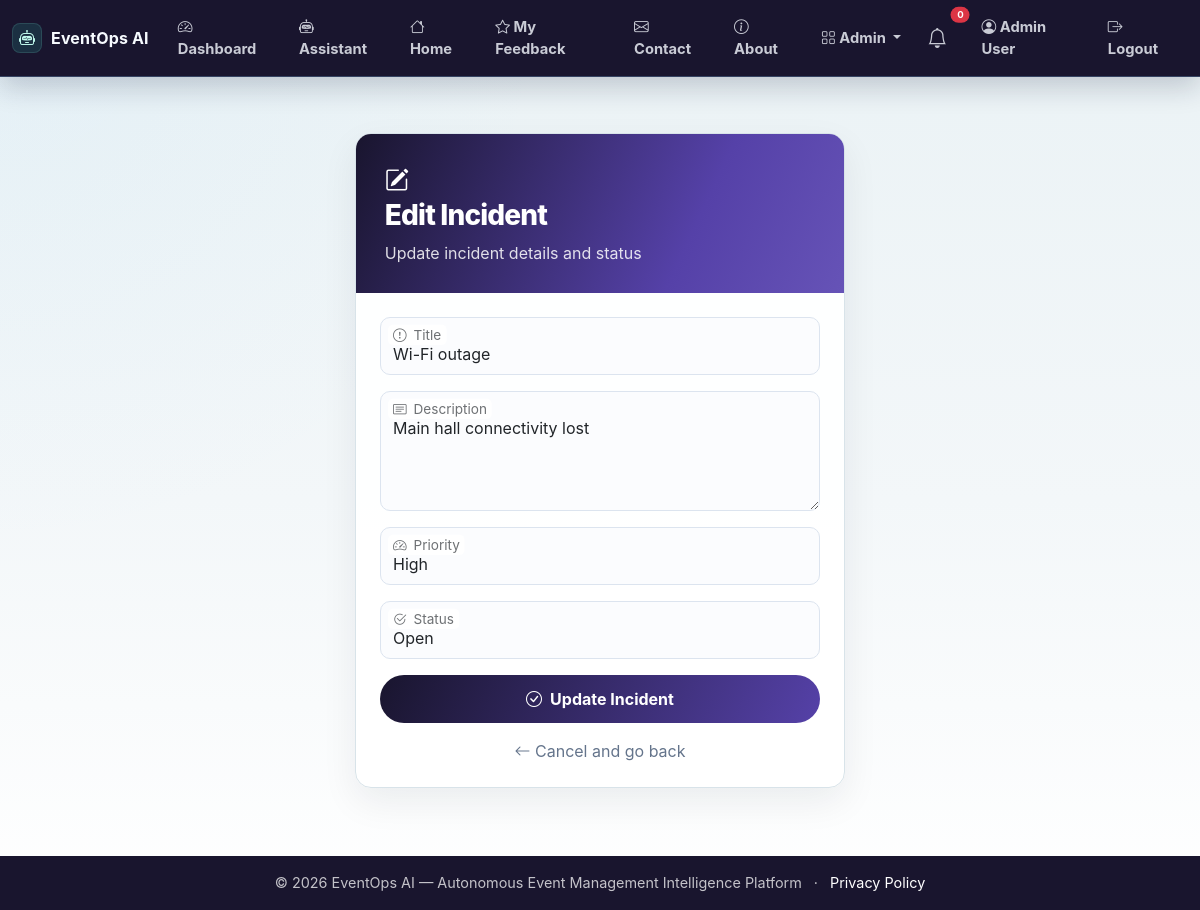
Screenshot of /admin/incidents/edit/1 (signed in) with the database file from the repository.
### app.py (models this page shows, shortened)
class User(UserMixin, db.Model):
    id = db.Column(db.Integer, primary_key=True)
    name = db.Column(db.String(100), nullable=False)
    email = db.Column(db.String(100), unique=True, nullable=False)
    password_hash = db.Column(db.String(200), nullable=False)
    role = db.Column(db.String(20), default='user')
    created_at = db.Column(db.DateTime, default=lambda: datetime.now(timezone.utc))

class Incident(db.Model):
    id = db.Column(db.Integer, primary_key=True)
    title = db.Column(db.String(200), nullable=False)
    description = db.Column(db.Text)
    priority = db.Column(db.String(20), default='medium')
    status = db.Column(db.String(20), default='open')
    reported_at = db.Column(db.DateTime, default=lambda: datetime.now(timezone.utc))
    resolved_at = db.Column(db.DateTime, nullable=True)

### app.py (the view, shortened to what this page needs)
@app.route('/admin/incidents/edit/<int:incident_id>', methods=['GET', 'POST'])
@login_required
def admin_incident_edit(incident_id):
    if current_user.role != 'admin':
        abort(403)
    inc = Incident.query.get_or_404(incident_id)
    return render_template('admin_incident_form.html', incident=inc)

### app.py (called while the page is built)
@login_manager.user_loader
def load_user(user_id):
    return User.query.get(int(user_id))

### templates/admin_incident_form.html (shortened to what this page needs)
{% extends "base.html" %}
{% block content %}
<div class="form-wrapper">
    <div class="col-md-8 col-lg-6 col-xl-5">
        <div class="card form-card">
            <div class="card-header">
                <i class="bi bi-{{ 'pencil-square' if incident else 'exclamation-triangle' }}"></i>
                <h3>{{ 'Edit' if incident else 'Add' }} Incident</h3>
                <p class="mb-0" style="opacity:.85;">{{ 'Update incident details and status' if incident else 'Record an issue that needs attention' }}</p>
            </div>
            <div class="card-body">
                <form method="POST">
                    <div class="form-floating">
                        <input type="text" class="form-control" id="title" name="title" value="{{ incident.title if incident else '' }}" placeholder="Incident title" required>
                        <label for="title">Title</label>
                    </div>
                    <div class="form-floating">
                        <textarea class="form-control" id="description" name="description" placeholder="Description" style="min-height:120px;">{{ incident.description if incident else '' }}</textarea>
                        <label for="description">Description</label>
                    </div>
                    <div class="form-floating">
                        <select class="form-select" id="priority" name="priority">
                            <option value="high" {% if incident and incident.priority == 'high' %}selected{% endif %}>High</option>
                        </select>
                        <label for="priority">Priority</label>
                    </div>
                    {% if incident %}
                    <div class="form-floating">
                        <select class="form-select" id="status" name="status">
                            <option value="open" {% if incident.status == 'open' %}selected{% endif %}>Open</option>
                        </select>
                        <label for="status">Status</label>
                    </div>
                    {% endif %}
                    <button type="submit" class="btn btn-save"><i class="bi bi-check-circle me-2"></i>{{ 'Update' if incident else 'Create' }} Incident</button>
                    <div class="text-center mt-3"><a href="{{ url_for('admin_incidents') }}" class="text-decoration-none text-muted"><i class="bi bi-arrow-left"></i> Cancel and go back</a></div>
                </form>
            </div>
        </div>
    </div>
</div>
{% endblock %}

### templates/base.html (shortened to what this page needs)
<!DOCTYPE html>
<html lang="en">
<head>
<link href="https://cdn.jsdelivr.net/npm/bootstrap@5.3.0/dist/css/bootstrap.min.css" rel="stylesheet">
<link rel="stylesheet" href="https://cdn.jsdelivr.net/npm/bootstrap-icons@1.11.0/font/bootstrap-icons.css">
<link rel="stylesheet" href="{{ url_for('static', filename='css/style.css', v='futuristic-purple-20261030') }}">
</head>
<body>
<nav class="navbar navbar-expand-lg navbar-dark shadow-sm">
<div class="container-fluid">
<a class="navbar-brand fw-bold" href="{{ url_for('index') }}">
<i class="bi bi-robot"></i>EventOps AI
</a>
<div class="collapse navbar-collapse" id="navbarNav">
<ul class="navbar-nav ms-auto align-items-lg-center">
                    {% if current_user.is_authenticated %}
<li class="nav-item">
<a class="nav-link" href="{{ url_for('dashboard') }}">
<i class="bi bi-speedometer2"></i> Dashboard
</a>
</li>
<li class="nav-item">
<a class="nav-link" href="{{ url_for('assistant_page') }}">
<i class="bi bi-robot"></i> Assistant
</a>
</li>
<li class="nav-item">
<a class="nav-link" href="{{ url_for('index') }}">
<i class="bi bi-house"></i> Home
</a>
</li>
<li class="nav-item">
<a class="nav-link" href="{{ url_for('feedback_list') }}">
<i class="bi bi-star"></i> My Feedback
</a>
</li>
<li class="nav-item">
<a class="nav-link" href="{{ url_for('contact') }}">
<i class="bi bi-envelope"></i> Contact
</a>
</li>
<li class="nav-item">
<a class="nav-link" href="{{ url_for('about') }}">
<i class="bi bi-info-circle"></i> About
</a>
</li>
                        {% if current_user.role == 'admin' %}
<li class="nav-item dropdown">
<a class="nav-link dropdown-toggle" href="#" role="button" data-bs-toggle="dropdown">
<i class="bi bi-grid"></i> Admin
</a>
</li>
                        {% endif %}
<li class="nav-item position-relative me-2">
<a class="nav-link" href="#" title="Notifications" data-bs-toggle="dropdown">
<i class="bi bi-bell fs-5"></i>
<span class="position-absolute top-0 start-100 translate-middle badge rounded-pill bg-danger" style="font-size:0.6rem;">
                                    0
</span>
</a>
</li>
<li class="nav-item">
<a class="nav-link" href="{{ url_for('profile') }}">
<i class="bi bi-person-circle"></i> {{ current_user.name }}
</a>
</li>
<li class="nav-item">
<a class="nav-link" href="{{ url_for('logout') }}">
<i class="bi bi-box-arrow-right"></i> Logout
</a>
</li>
                    {% endif %}
</ul>
</div>
</div>
</nav>
<main class="container-fluid py-4">
        {% block content %}{% endblock %}
</main>
<footer class="footer bg-dark text-white py-3 mt-4">
<div class="container text-center">
<span>© 2026 EventOps AI — Autonomous Event Management Intelligence Platform</span>
<span class="mx-2" aria-hidden="true">·</span>
<a class="text-white" href="{{ url_for('privacy') }}">Privacy Policy</a>
</div>
</footer>
</body>
</html>

### static/css/style.css (style rules this page uses)
:root { --eo-ink: #19152E; --eo-muted: #64748b; --eo-body: #334155; --eo-bg: #eaf2f5; --eo-surface: #ffffff; --eo-line: #d8e3e9; --eo-navy: #19152E; --eo-blue: #5541A8; --eo-indigo: #19152E; --eo-teal: #B7A5FF; --eo-amber: #f59e0b; --eo-rose: #e11d48; --eo-shadow: 0 22px 60px rgba(15, 23, 42, 0.11); --eo-soft-shadow: 0 14px 36px rgba(15, 23, 42, 0.08); }
* { letter-spacing: 0; }
html { scroll-behavior: smooth; }
body { min-height: 100vh; color: var(--eo-body); background: radial-gradient(circle at top left, rgba(139, 206, 255, 0.08), transparent 34rem), linear-gradient(180deg, var(--eo-bg) 0%, #f3f7f9 55%, #ffffff 100%); font-family: "Inter", "Segoe UI", system-ui, -apple-system, BlinkMacSystemFont, sans-serif; }
a { text-decoration: none; }
.navbar { position: sticky; top: 0; z-index: 1030; min-height: 60px; border-bottom: 1px solid rgba(139, 206, 255, 0.25); background: #19152E !important; box-shadow: 0 10px 28px rgba(16, 27, 53, 0.2) !important; backdrop-filter: blur(14px); }
.navbar .container-fluid { width: min(1240px, calc(100% - 24px)); margin: 0 auto; padding-left: 0; padding-right: 0; }
.navbar-brand { display: inline-flex; align-items: center; gap: 9px; font-size: 1rem; letter-spacing: .01em; color: #f7fbff !important; font-weight: 800; }
.navbar-brand i { display: inline-flex; width: 30px; height: 30px; align-items: center; justify-content: center; border-radius: 8px; color: #bff8eb; background: rgba(45, 212, 191, 0.14); box-shadow: inset 0 0 0 1px rgba(125, 211, 200, 0.16); }
.navbar-dark .navbar-nav .nav-link { position: relative; border-radius: 999px; color: rgba(245, 249, 255, 0.8); font-size: 0.92rem; font-weight: 650; padding: 0.5rem 0.82rem; transition: background 0.2s ease, color 0.2s ease, transform 0.2s ease; }
main.container-fluid { width: min(1240px, calc(100% - 24px)); min-height: calc(100vh - 138px); margin: 0 auto; padding: 24px 0 0 !important; }
.dropdown-menu, .modal-content, .list-group-item, .table, .card { border-color: var(--eo-line) !important; }
.card { border-radius: 12px !important; background: rgba(255, 255, 255, 0.96); box-shadow: var(--eo-soft-shadow); }
.btn { border-radius: 999px; font-weight: 750; box-shadow: none !important; }
h1, h2, h3, h4, h5, h6, .section-title, .eo-section-title { color: var(--eo-navy); }
.footer { margin-top: 36px !important; background: var(--eo-navy) !important; color: rgba(255, 255, 255, 0.74) !important; font-size: 0.9rem; }
.section-copy, .text-muted { color: var(--eo-muted) !important; }

### templates/admin_incident_form.html (style rules this page uses)
.form-wrapper { padding:clamp(1rem,3vw,2rem) 0; display:flex; justify-content:center; }
.form-card { width:100%; border:1px solid #e5eaf2; border-radius:16px !important; background:rgba(255,255,255,.96); box-shadow:0 14px 36px rgba(15,23,42,.07); overflow:hidden; }
.form-card .card-header { color:#fff; padding:clamp(1.2rem,3vw,1.8rem); border:0; background:linear-gradient(115deg,#19152E 0%,#5541A8 68%,#7664c5 130%); }
.form-card .card-header h3 { color:#fff; font-weight:800; letter-spacing:-.03em; }
.form-card .card-header i { font-size:1.5rem; }
.form-card .card-body { padding:clamp(1rem,3vw,1.5rem); }
.form-floating { margin-bottom:1rem; }
.form-floating > .form-control, .form-floating > .form-select { border:1px solid #dce4ef; border-radius:10px; background:#fbfcfe; }
.btn-save { width:100%; padding:.75rem 1.2rem; color:#fff; border:0; border-radius:999px; background:linear-gradient(115deg,#19152E,#5541A8); font-weight:750; }

### rows the page displays
User: name "Admin User"
Incident: title "Wi-Fi outage", description "Main hall connectivity lost", priority "High", status "Open"

### other values shown
{{ 'Edit' if incident else 'Add' }} "Edit"
{{ 'Update' if incident else 'Create' }} "Update"
